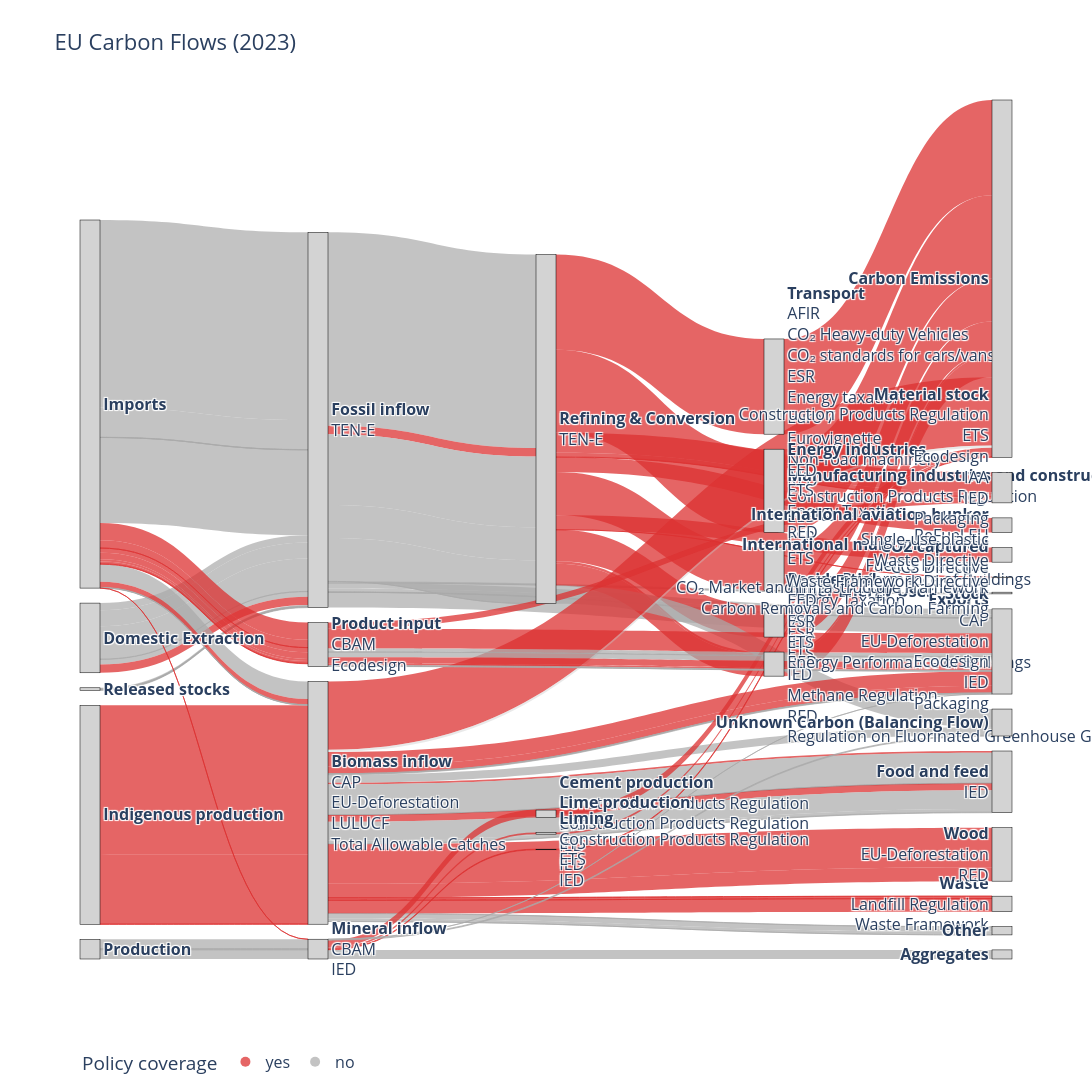

The code cell stored with this chart in its notebook:
### Code cell
# Load the CSV
df_combined = pd.read_csv("/Users/charlottewestenberg/Thesis/00data/from_excel/total sankey - policy cov.csv")

# create unique node list
all_nodes = pd.concat([df_combined["Source"], df_combined["Target"]]).unique()
node_dict = {node: i for i, node in enumerate(all_nodes)}

# map to numeric IDs
df_combined["source_id"] = df_combined["Source"].map(node_dict)
df_combined["target_id"] = df_combined["Target"].map(node_dict)

policy_colors = {
    "yes":   "rgba(220, 50, 50, 0.75)",  # bright red for emissions
    "no":            "rgba(170, 170, 170, 0.7)",   # neutral grey (for mixed/uncategorized)
}

df_combined["color"] = df_combined["policy_cov"].map(policy_colors).fillna("rgba(200,200,200,0.4)")

#calculate outflows per source and target nodes
source_totals = df_combined.groupby("Source")["Value_tC"].sum()
node_inflow = df_combined.groupby("Target")["Value_tC"].sum()

#group policies per node instead of flow
from collections import defaultdict
node_policies = defaultdict(set)

for _, row in df_combined.iterrows():
    if pd.notna(row["policy_name"]):
        policies = str(row["policy_name"]).split(",")
        policies = [p.strip() for p in policies if p.strip()]
        for policy in policies:
            node_policies[row["Target"]].add(policy)

excluded_node = "Carbon Emissions"

labels_with_values = []
for node in all_nodes:
    policies = node_policies.get(node, set())
    
    if node == excluded_node:
        labels_with_values.append(f"<b>{node}</b>")
        continue

    if policies:
        policy_text = "<br>".join(sorted(policies))
        labels_with_values.append(f"<b>{node}</b><br>{policy_text}")
    else:
        labels_with_values.append(f"<b>{node}</b>")

fig = go.Figure(data=[go.Sankey(
    
    node=dict(
        pad=15,
        thickness=20,
        line=dict(color="black", width=0.5),
        label=labels_with_values,
        color="lightgrey"
    ),

    link=dict(
        source=df_combined["source_id"],
        target=df_combined["target_id"],
        value=df_combined["Value_tC"],
        color=df_combined["color"]
    )
)])

for policy, color in policy_colors.items():
    fig.add_trace(go.Scatter(
        x=[None],
        y=[None],
        mode='markers',
        marker=dict(size=10, color=color),
        legendgroup=policy,
        showlegend=True,
        name=policy
    ))

fig.update_layout(
    title_text="EU Carbon Flows (2023)",
    font_size=16,
    width=1500,
    height=1400,
    showlegend=True,
    legend=dict(
        title="Policy coverage",
        orientation="h",
        y=-0.1
    ),
    xaxis=dict(visible=False),
    yaxis=dict(visible=False),
    plot_bgcolor="white",
    paper_bgcolor="white"
)

fig.show()

### Figure 1 — Plotly figure (JSON) as saved in the notebook; plotly's stock layout.template omitted (floating-point values rounded to 4 significant figures)
{"data": [{"link": {"color": ["rgba(170, 170, 170, 0.7)", "rgba(170, 170, 170, 0.7)", "rgba(170, 170, 170, 0.7)", "rgba(170, 170, 170, 0.7)", "rgba(170, 170, 170, 0.7)", "rgba(170, 170, 170, 0.7)", "rgba(170, 170, 170, 0.7)", "rgba(170, 170, 170, 0.7)", "rgba(170, 170, 170, 0.7)", "rgba(170, 170, 170, 0.7)", "rgba(220, 50, 50, 0.75)", "rgba(170, 170, 170, 0.7)", "rgba(170, 170, 170, 0.7)", "rgba(170, 170, 170, 0.7)", "rgba(170, 170, 170, 0.7)", "rgba(170, 170, 170, 0.7)", "rgba(170, 170, 170, 0.7)", "rgba(170, 170, 170, 0.7)", "rgba(170, 170, 170, 0.7)", "rgba(170, 170, 170, 0.7)", "rgba(170, 170, 170, 0.7)", "rgba(170, 170, 170, 0.7)", "rgba(170, 170, 170, 0.7)", "rgba(220, 50, 50, 0.75)", "rgba(170, 170, 170, 0.7)", "rgba(170, 170, 170, 0.7)", "rgba(170, 170, 170, 0.7)", "rgba(170, 170, 170, 0.7)", "rgba(220, 50, 50, 0.75)", "rgba(220, 50, 50, 0.75)", "rgba(220, 50, 50, 0.75)", "rgba(220, 50, 50, 0.75)", "rgba(220, 50, 50, 0.75)", "rgba(220, 50, 50, 0.75)", "rgba(220, 50, 50, 0.75)", "rgba(220, 50, 50, 0.75)", "rgba(220, 50, 50, 0.75)", "rgba(220, 50, 50, 0.75)", "rgba(220, 50, 50, 0.75)", "rgba(220, 50, 50, 0.75)", "rgba(220, 50, 50, 0.75)", "rgba(220, 50, 50, 0.75)", "rgba(220, 50, 50, 0.75)", "rgba(220, 50, 50, 0.75)", "rgba(220, 50, 50, 0.75)", "rgba(220, 50, 50, 0.75)", "rgba(170, 170, 170, 0.7)", "rgba(220, 50, 50, 0.75)", "rgba(220, 50, 50, 0.75)", "rgba(220, 50, 50, 0.75)", "rgba(170, 170, 170, 0.7)", "rgba(220, 50, 50, 0.75)", "rgba(170, 170, 170, 0.7)", "rgba(170, 170, 170, 0.7)", "rgba(220, 50, 50, 0.75)", "rgba(220, 50, 50, 0.75)", "rgba(220, 50, 50, 0.75)", "rgba(170, 170, 170, 0.7)", "rgba(170, 170, 170, 0.7)", "rgba(220, 50, 50, 0.75)", "rgba(220, 50, 50, 0.75)", "rgba(170, 170, 170, 0.7)", "rgba(170, 170, 170, 0.7)", "rgba(170, 170, 170, 0.7)", "rgba(220, 50, 50, 0.75)", "rgba(170, 170, 170, 0.7)", "rgba(170, 170, 170, 0.7)", "rgba(170, 170, 170, 0.7)", "rgba(220, 50, 50, 0.75)", "rgba(220, 50, 50, 0.75)", "rgba(220, 50, 50, 0.75)", "rgba(170, 170, 170, 0.7)", "rgba(170, 170, 170, 0.7)", "rgba(170, 170, 170, 0.7)", "rgba(170, 170, 170, 0.7)", "rgba(220, 50, 50, 0.75)", "rgba(220, 50, 50, 0.75)", "rgba(220, 50, 50, 0.75)", "rgba(220, 50, 50, 0.75)", "rgba(200,200,200,0.4)", "rgba(170, 170, 170, 0.7)", "rgba(170, 170, 170, 0.7)", "rgba(170, 170, 170, 0.7)", "rgba(170, 170, 170, 0.7)", "rgba(170, 170, 170, 0.7)", "rgba(220, 50, 50, 0.75)", "rgba(220, 50, 50, 0.75)", "rgba(220, 50, 50, 0.75)", "rgba(220, 50, 50, 0.75)", "rgba(170, 170, 170, 0.7)", "rgba(170, 170, 170, 0.7)", "rgba(220, 50, 50, 0.75)", "rgba(220, 50, 50, 0.75)", "rgba(220, 50, 50, 0.75)", "rgba(170, 170, 170, 0.7)", "rgba(220, 50, 50, 0.75)", "rgba(220, 50, 50, 0.75)", "rgba(220, 50, 50, 0.75)", "rgba(220, 50, 50, 0.75)", "rgba(220, 50, 50, 0.75)", "rgba(220, 50, 50, 0.75)", "rgba(220, 50, 50, 0.75)", "rgba(170, 170, 170, 0.7)", "rgba(170, 170, 170, 0.7)", "rgba(170, 170, 170, 0.7)", "rgba(220, 50, 50, 0.75)", "rgba(220, 50, 50, 0.75)", "rgba(170, 170, 170, 0.7)", "rgba(170, 170, 170, 0.7)", "rgba(220, 50, 50, 0.75)"], "source": [0, 0, 0, 0, 0, 1, 1, 1, 1, 1, 1, 2, 2, 2, 2, 2, 3, 3, 3, 3, 2, 2, 2, 2, 2, 2, 2, 2, 4, 4, 4, 4, 4, 4, 4, 4, 4, 5, 6, 7, 8, 9, 5, 4, 4, 4, 4, 10, 10, 10, 0, 0, 0, 0, 0, 11, 11, 11, 11, 12, 11, 11, 11, 11, 11, 11, 11, 11, 11, 11, 11, 11, 11, 11, 11, 11, 11, 11, 11, 11, 11, 13, 13, 13, 13, 0, 14, 14, 14, 14, 14, 15, 16, 17, 14, 0, 0, 0, 0, 0, 0, 0, 12, 12, 12, 12, 12, 12, 12, 12], "target": [2, 2, 2, 2, 2, 2, 2, 2, 2, 2, 2, 18, 18, 18, 18, 18, 2, 2, 2, 2, 19, 19, 4, 4, 4, 4, 4, 4, 5, 6, 7, 8, 9, 5, 20, 21, 22, 23, 23, 23, 23, 23, 23, 24, 24, 24, 25, 11, 11, 11, 11, 11, 11, 11, 12, 18, 18, 18, 18, 18, 26, 26, 26, 26, 26, 26, 26, 26, 27, 27, 27, 28, 28, 28, 28, 23, 29, 29, 27, 23, 25, 14, 14, 14, 14, 14, 15, 16, 17, 30, 18, 23, 23, 23, 25, 12, 12, 12, 12, 12, 12, 12, 18, 18, 18, 18, 18, 18, 18, 24], "value": [420500000.0, 66170000.0, 516500.0, 22480.0, 191600000.0, 16120000.0, 35600000.0, 73770000.0, 538800.0, 11340000.0, 18750000.0, 12190000.0, 7369000.0, 892100.0, 8079.0, 34310000.0, 2506000.0, 830400.0, 1157000.0, 1262000.0, 3420000.0, 442300.0, 433500000.0, 18750000.0, 158600000.0, 74230000.0, 96910000.0, 110900.0, 5595000.0, 213300000.0, 96750000.0, 186200000.0, 70800000.0, 48340000.0, 32930000.0, 32660000.0, 14000.0, 5595000.0, 213300000.0, 96750000.0, 186200000.0, 70800000.0, 48340000.0, 44460000.0, 9365000.0, 911500.0, 40820000.0, 335200000.0, 154800000.0, 575000.0, 39370000.0, 12500000.0, 707400.0, 680800.0, 38400000.0, 32500000.0, 16310000.0, 227900.0, 1997000.0, 44430000.0, 3693000.0, 68410000.0, 369600.0, 191400.0, 15000000.0, 42010000.0, 7208000.0, 1328000.0, 129500.0, 5258000.0, 19930.0, 510000.0, 10930000.0, 6991000.0, 2860.0, 153100000.0, 88420000.0, 31370000.0, 29350000.0, 4808000.0, 17660000.0, 21080000.0, 731900.0, 1943000.0, 20360000.0, 224800.0, 16520000.0, 3854000.0, 1404000.0, 20360000.0, 272000.0, 16520000.0, 3854000.0, 1404000.0, 1927000.0, 17580000.0, 184700.0, 10200000.0, 15050000.0, 4831000.0, 4797000.0, 1245000.0, 7479000.0, 546100.0, 11470000.0, 14640000.0, 3931000.0, 1843000.0, 370600.0, 13620000.0]}, "node": {"color": "lightgrey", "label": ["<b>Imports</b>", "<b>Domestic Extraction</b>", "<b>Fossil inflow</b><br>TEN-E", "<b>Released stocks</b>", "<b>Refining & Conversion</b><br>TEN-E", "<b>Other Energy Uses</b><br>EED<br>ESR<br>ETS<br>IED<br>Methane Regulation<br>RED<br>Regulation on Fluorinated Greenhouse Gases", "<b>Transport</b><br>AFIR<br>CO₂ Heavy-duty Vehicles<br>CO₂ standards for cars/vans<br>ESR<br>Energy taxation<br>Euro 7<br>Eurovignette<br>Non-road machinery<br>RED", "<b>Manufacturing industries and construction</b><br>Construction Products Regulation<br>EED<br>ESR<br>ETS<br>Energy Performance of Buildings<br>Energy Taxation<br>IAA<br>IED<br>RED", "<b>Energy industries</b><br>EED<br>ETS<br>Energy Taxation<br>RED", "<b>Residential</b><br>EED<br>ESR<br>ETS<br>Energy Performance of Buildings", "<b>Indigenous production</b>", "<b>Biomass inflow</b><br>CAP<br>EU-Deforestation<br>LULUCF<br>Total Allowable Catches", "<b>Product input</b><br>CBAM<br>Ecodesign", "<b>Production</b>", "<b>Mineral inflow</b><br>CBAM<br>IED", "<b>Cement production</b><br>Construction Products Regulation<br>ETS<br>IED", "<b>Lime production</b><br>Construction Products Regulation<br>ETS<br>IED", "<b>Liming</b><br>Construction Products Regulation<br>ETS<br>IED", "<b>Exports</b><br>CAP<br>EU-Deforestation<br>Ecodesign<br>IED<br>Packaging", "<b>Stock</b>", "<b>International aviation bunker</b><br>ReFuel EU", "<b>International maritime bunker</b><br>FuelEU Maritime", "<b>CO2 captured</b><br>CCS Directive<br>CO₂ Market and Infrastructure Framework<br>Carbon Removals and Carbon Farming", "<b>Carbon Emissions</b>", "<b>Material stock</b><br>Construction Products Regulation<br>ETS<br>Ecodesign<br>IAA<br>IED<br>Packaging<br>Single-use plastic<br>Waste Directive<br>Waste Framework Directive", "<b>Unknown Carbon (Balancing Flow)</b>", "<b>Food and feed</b><br>IED", "<b>Waste</b><br>Landfill Regulation<br>Waste Framework", "<b>Other</b>", "<b>Wood</b><br>EU-Deforestation<br>RED", "<b>Aggregates</b>"], "line": {"color": "black", "width": 0.5}, "pad": 15, "thickness": 20}, "type": "sankey"}, {"legendgroup": "yes", "marker": {"color": "rgba(220, 50, 50, 0.75)", "size": 10}, "mode": "markers", "name": "yes", "showlegend": true, "type": "scatter", "x": [null], "y": [null]}, {"legendgroup": "no", "marker": {"color": "rgba(170, 170, 170, 0.7)", "size": 10}, "mode": "markers", "name": "no", "showlegend": true, "type": "scatter", "x": [null], "y": [null]}], "layout": {"font": {"size": 16}, "height": 1400, "legend": {"orientation": "h", "title": {"text": "Policy coverage"}, "y": -0.1}, "paper_bgcolor": "white", "plot_bgcolor": "white", "showlegend": true, "title": {"text": "EU Carbon Flows (2023)"}, "width": 1500, "xaxis": {"visible": false}, "yaxis": {"visible": false}}}
